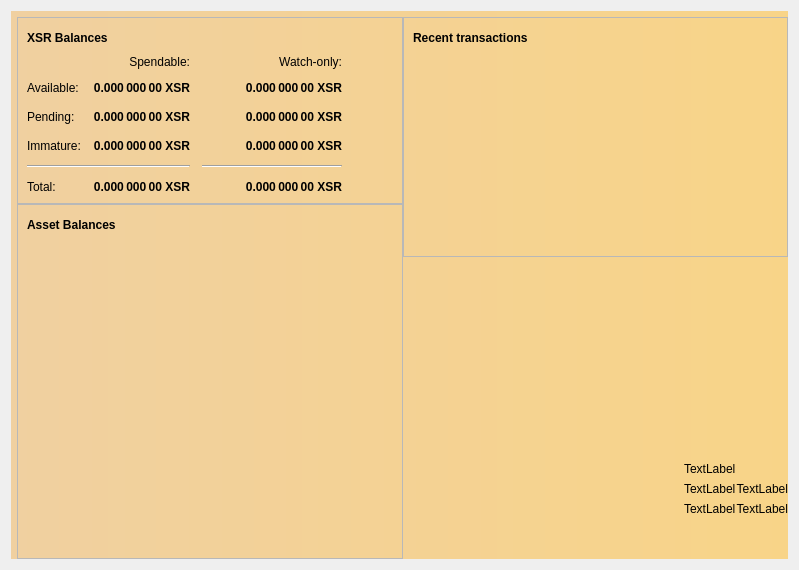
<?xml version="1.0" encoding="UTF-8"?>
<ui version="4.0">
 <class>OverviewPage</class>
 <widget class="QWidget" name="OverviewPage">
  <property name="geometry">
   <rect>
    <x>0</x>
    <y>0</y>
    <width>799</width>
    <height>570</height>
   </rect>
  </property>
  <property name="windowTitle">
   <string>Form</string>
  </property>
  <layout class="QGridLayout" name="gridLayout_3">
   <item row="0" column="0" rowspan="2" colspan="2">
    <widget class="QLabel" name="labelAlerts">
     <property name="visible">
      <bool>true</bool>
     </property>
     <property name="styleSheet">
      <string notr="true">QLabel { background-color: qlineargradient(x1: 0, y1: 0, x2: 1, y2: 0, stop:0 #F0D0A0, stop:1 #F8D488); color:#000000; }</string>
     </property>
     <property name="wordWrap">
      <bool>true</bool>
     </property>
     <property name="margin">
      <number>3</number>
     </property>
     <property name="textInteractionFlags">
      <set>Qt::TextSelectableByMouse</set>
     </property>
    </widget>
   </item>
   <item row="1" column="1">
    <layout class="QHBoxLayout" name="horizontalLayout" stretch="0,0">
     <property name="spacing">
      <number>0</number>
     </property>
     <property name="sizeConstraint">
      <enum>QLayout::SetMaximumSize</enum>
     </property>
     <item>
      <layout class="QVBoxLayout" name="verticalLayout_2">
       <item>
        <widget class="QFrame" name="frame">
         <property name="frameShape">
          <enum>QFrame::StyledPanel</enum>
         </property>
         <property name="frameShadow">
          <enum>QFrame::Raised</enum>
         </property>
         <layout class="QVBoxLayout" name="verticalLayout_4">
          <item>
           <layout class="QHBoxLayout" name="horizontalLayout_4">
            <item>
             <widget class="QLabel" name="label_5">
              <property name="font">
               <font>
                <weight>75</weight>
                <bold>true</bold>
               </font>
              </property>
              <property name="text">
               <string>XSR Balances</string>
              </property>
             </widget>
            </item>
            <item>
             <widget class="QPushButton" name="labelWalletStatus">
              <property name="enabled">
               <bool>true</bool>
              </property>
              <property name="maximumSize">
               <size>
                <width>30</width>
                <height>16777215</height>
               </size>
              </property>
              <property name="toolTip">
               <string>The displayed information may be out of date. Your wallet automatically synchronizes with the Sucrecoin network after a connection is established, but this process has not completed yet.</string>
              </property>
              <property name="text">
               <string/>
              </property>
              <property name="icon">
               <iconset>
                <normaloff>:/icons/warning</normaloff>
                <disabledoff>:/icons/warning</disabledoff>:/icons/warning</iconset>
              </property>
              <property name="iconSize">
               <size>
                <width>24</width>
                <height>24</height>
               </size>
              </property>
              <property name="flat">
               <bool>true</bool>
              </property>
             </widget>
            </item>
            <item>
             <spacer name="horizontalSpacer_3">
              <property name="orientation">
               <enum>Qt::Horizontal</enum>
              </property>
              <property name="sizeHint" stdset="0">
               <size>
                <width>40</width>
                <height>20</height>
               </size>
              </property>
             </spacer>
            </item>
           </layout>
          </item>
          <item>
           <layout class="QGridLayout" name="gridLayout">
            <property name="spacing">
             <number>12</number>
            </property>
            <item row="1" column="1">
             <widget class="QLabel" name="labelBalance">
              <property name="font">
               <font>
                <weight>75</weight>
                <bold>true</bold>
               </font>
              </property>
              <property name="cursor">
               <cursorShape>IBeamCursor</cursorShape>
              </property>
              <property name="toolTip">
               <string>Your current spendable balance</string>
              </property>
              <property name="text">
               <string notr="true">0.000 000 00 XSR</string>
              </property>
              <property name="alignment">
               <set>Qt::AlignRight|Qt::AlignTrailing|Qt::AlignVCenter</set>
              </property>
              <property name="textInteractionFlags">
               <set>Qt::LinksAccessibleByMouse|Qt::TextSelectableByKeyboard|Qt::TextSelectableByMouse</set>
              </property>
             </widget>
            </item>
            <item row="1" column="0">
             <widget class="QLabel" name="labelBalanceText">
              <property name="text">
               <string>Available:</string>
              </property>
             </widget>
            </item>
            <item row="3" column="2">
             <widget class="QLabel" name="labelWatchImmature">
              <property name="font">
               <font>
                <weight>75</weight>
                <bold>true</bold>
               </font>
              </property>
              <property name="cursor">
               <cursorShape>IBeamCursor</cursorShape>
              </property>
              <property name="toolTip">
               <string>Mined balance in watch-only addresses that has not yet matured</string>
              </property>
              <property name="text">
               <string notr="true">0.000 000 00 XSR</string>
              </property>
              <property name="alignment">
               <set>Qt::AlignRight|Qt::AlignTrailing|Qt::AlignVCenter</set>
              </property>
              <property name="textInteractionFlags">
               <set>Qt::LinksAccessibleByMouse|Qt::TextSelectableByKeyboard|Qt::TextSelectableByMouse</set>
              </property>
             </widget>
            </item>
            <item row="2" column="3">
             <spacer name="horizontalSpacer_2">
              <property name="orientation">
               <enum>Qt::Horizontal</enum>
              </property>
              <property name="sizeHint" stdset="0">
               <size>
                <width>40</width>
                <height>20</height>
               </size>
              </property>
             </spacer>
            </item>
            <item row="5" column="0">
             <widget class="QLabel" name="labelTotalText">
              <property name="text">
               <string>Total:</string>
              </property>
             </widget>
            </item>
            <item row="2" column="0">
             <widget class="QLabel" name="labelPendingText">
              <property name="text">
               <string>Pending:</string>
              </property>
             </widget>
            </item>
            <item row="5" column="2">
             <widget class="QLabel" name="labelWatchTotal">
              <property name="font">
               <font>
                <weight>75</weight>
                <bold>true</bold>
               </font>
              </property>
              <property name="cursor">
               <cursorShape>IBeamCursor</cursorShape>
              </property>
              <property name="toolTip">
               <string>Current total balance in watch-only addresses</string>
              </property>
              <property name="text">
               <string notr="true">0.000 000 00 XSR</string>
              </property>
              <property name="alignment">
               <set>Qt::AlignRight|Qt::AlignTrailing|Qt::AlignVCenter</set>
              </property>
              <property name="textInteractionFlags">
               <set>Qt::LinksAccessibleByMouse|Qt::TextSelectableByKeyboard|Qt::TextSelectableByMouse</set>
              </property>
             </widget>
            </item>
            <item row="2" column="1">
             <widget class="QLabel" name="labelUnconfirmed">
              <property name="font">
               <font>
                <weight>75</weight>
                <bold>true</bold>
               </font>
              </property>
              <property name="cursor">
               <cursorShape>IBeamCursor</cursorShape>
              </property>
              <property name="toolTip">
               <string>Total of transactions that have yet to be confirmed, and do not yet count toward the spendable balance</string>
              </property>
              <property name="text">
               <string notr="true">0.000 000 00 XSR</string>
              </property>
              <property name="alignment">
               <set>Qt::AlignRight|Qt::AlignTrailing|Qt::AlignVCenter</set>
              </property>
              <property name="textInteractionFlags">
               <set>Qt::LinksAccessibleByMouse|Qt::TextSelectableByKeyboard|Qt::TextSelectableByMouse</set>
              </property>
             </widget>
            </item>
            <item row="1" column="2">
             <widget class="QLabel" name="labelWatchAvailable">
              <property name="font">
               <font>
                <weight>75</weight>
                <bold>true</bold>
               </font>
              </property>
              <property name="cursor">
               <cursorShape>IBeamCursor</cursorShape>
              </property>
              <property name="toolTip">
               <string>Your current balance in watch-only addresses</string>
              </property>
              <property name="text">
               <string notr="true">0.000 000 00 XSR</string>
              </property>
              <property name="alignment">
               <set>Qt::AlignRight|Qt::AlignTrailing|Qt::AlignVCenter</set>
              </property>
              <property name="textInteractionFlags">
               <set>Qt::LinksAccessibleByMouse|Qt::TextSelectableByKeyboard|Qt::TextSelectableByMouse</set>
              </property>
             </widget>
            </item>
            <item row="2" column="2">
             <widget class="QLabel" name="labelWatchPending">
              <property name="font">
               <font>
                <weight>75</weight>
                <bold>true</bold>
               </font>
              </property>
              <property name="cursor">
               <cursorShape>IBeamCursor</cursorShape>
              </property>
              <property name="toolTip">
               <string>Unconfirmed transactions to watch-only addresses</string>
              </property>
              <property name="text">
               <string notr="true">0.000 000 00 XSR</string>
              </property>
              <property name="alignment">
               <set>Qt::AlignRight|Qt::AlignTrailing|Qt::AlignVCenter</set>
              </property>
              <property name="textInteractionFlags">
               <set>Qt::LinksAccessibleByMouse|Qt::TextSelectableByKeyboard|Qt::TextSelectableByMouse</set>
              </property>
             </widget>
            </item>
            <item row="3" column="1">
             <widget class="QLabel" name="labelImmature">
              <property name="font">
               <font>
                <weight>75</weight>
                <bold>true</bold>
               </font>
              </property>
              <property name="cursor">
               <cursorShape>IBeamCursor</cursorShape>
              </property>
              <property name="toolTip">
               <string>Mined balance that has not yet matured</string>
              </property>
              <property name="text">
               <string notr="true">0.000 000 00 XSR</string>
              </property>
              <property name="alignment">
               <set>Qt::AlignRight|Qt::AlignTrailing|Qt::AlignVCenter</set>
              </property>
              <property name="textInteractionFlags">
               <set>Qt::LinksAccessibleByMouse|Qt::TextSelectableByKeyboard|Qt::TextSelectableByMouse</set>
              </property>
             </widget>
            </item>
            <item row="0" column="2">
             <widget class="QLabel" name="labelWatchonly">
              <property name="text">
               <string>Watch-only:</string>
              </property>
              <property name="alignment">
               <set>Qt::AlignRight|Qt::AlignTrailing|Qt::AlignVCenter</set>
              </property>
             </widget>
            </item>
            <item row="4" column="0" colspan="2">
             <widget class="Line" name="line">
              <property name="orientation">
               <enum>Qt::Horizontal</enum>
              </property>
             </widget>
            </item>
            <item row="4" column="2">
             <widget class="Line" name="lineWatchBalance">
              <property name="sizePolicy">
               <sizepolicy hsizetype="Preferred" vsizetype="Fixed">
                <horstretch>0</horstretch>
                <verstretch>0</verstretch>
               </sizepolicy>
              </property>
              <property name="minimumSize">
               <size>
                <width>140</width>
                <height>0</height>
               </size>
              </property>
              <property name="orientation">
               <enum>Qt::Horizontal</enum>
              </property>
             </widget>
            </item>
            <item row="5" column="1">
             <widget class="QLabel" name="labelTotal">
              <property name="font">
               <font>
                <weight>75</weight>
                <bold>true</bold>
               </font>
              </property>
              <property name="cursor">
               <cursorShape>IBeamCursor</cursorShape>
              </property>
              <property name="toolTip">
               <string>Your current total balance</string>
              </property>
              <property name="text">
               <string notr="true">0.000 000 00 XSR</string>
              </property>
              <property name="alignment">
               <set>Qt::AlignRight|Qt::AlignTrailing|Qt::AlignVCenter</set>
              </property>
              <property name="textInteractionFlags">
               <set>Qt::LinksAccessibleByMouse|Qt::TextSelectableByKeyboard|Qt::TextSelectableByMouse</set>
              </property>
             </widget>
            </item>
            <item row="0" column="1">
             <widget class="QLabel" name="labelSpendable">
              <property name="text">
               <string>Spendable:</string>
              </property>
              <property name="alignment">
               <set>Qt::AlignRight|Qt::AlignTrailing|Qt::AlignVCenter</set>
              </property>
             </widget>
            </item>
            <item row="3" column="0">
             <widget class="QLabel" name="labelImmatureText">
              <property name="text">
               <string>Immature:</string>
              </property>
             </widget>
            </item>
           </layout>
          </item>
         </layout>
        </widget>
       </item>
       <item>
        <widget class="QFrame" name="frame_3">
         <property name="frameShape">
          <enum>QFrame::StyledPanel</enum>
         </property>
         <property name="frameShadow">
          <enum>QFrame::Raised</enum>
         </property>
         <layout class="QVBoxLayout" name="verticalLayout_5">
          <item>
           <layout class="QHBoxLayout" name="assetBalanceHorizontalLayout">
            <item>
             <widget class="QLabel" name="assetBalanceLabel">
              <property name="font">
               <font>
                <weight>75</weight>
                <bold>true</bold>
               </font>
              </property>
              <property name="text">
               <string>Asset Balances</string>
              </property>
             </widget>
            </item>
            <item>
             <widget class="QPushButton" name="labelAssetStatus">
              <property name="enabled">
               <bool>true</bool>
              </property>
              <property name="maximumSize">
               <size>
                <width>30</width>
                <height>16777215</height>
               </size>
              </property>
              <property name="toolTip">
               <string>The displayed information may be out of date. Your wallet automatically synchronizes with the Sucrecoin network after a connection is established, but this process has not completed yet.</string>
              </property>
              <property name="text">
               <string/>
              </property>
              <property name="icon">
               <iconset>
                <normaloff>:/icons/warning</normaloff>
                <disabledoff>:/icons/warning</disabledoff>:/icons/warning</iconset>
              </property>
              <property name="iconSize">
               <size>
                <width>24</width>
                <height>24</height>
               </size>
              </property>
              <property name="flat">
               <bool>true</bool>
              </property>
             </widget>
            </item>
            <item>
             <spacer name="horizontalSpacer_4">
              <property name="orientation">
               <enum>Qt::Horizontal</enum>
              </property>
              <property name="sizeHint" stdset="0">
               <size>
                <width>40</width>
                <height>20</height>
               </size>
              </property>
             </spacer>
            </item>
           </layout>
          </item>
          <item>
           <widget class="QTableView" name="listAssets">
            <property name="sizePolicy">
             <sizepolicy hsizetype="Expanding" vsizetype="Expanding">
              <horstretch>0</horstretch>
              <verstretch>0</verstretch>
             </sizepolicy>
            </property>
            <property name="styleSheet">
             <string notr="true">QTableView { background: transparent; }</string>
            </property>
            <property name="sizeAdjustPolicy">
             <enum>QAbstractScrollArea::AdjustIgnored</enum>
            </property>
            <property name="selectionMode">
             <enum>QAbstractItemView::NoSelection</enum>
            </property>
            <property name="selectionBehavior">
             <enum>QAbstractItemView::SelectColumns</enum>
            </property>
            <property name="showGrid">
             <bool>true</bool>
            </property>
            <property name="cornerButtonEnabled">
             <bool>false</bool>
            </property>
            <attribute name="horizontalHeaderVisible">
             <bool>true</bool>
            </attribute>
            <attribute name="horizontalHeaderStretchLastSection">
             <bool>true</bool>
            </attribute>
            <attribute name="verticalHeaderVisible">
             <bool>false</bool>
            </attribute>
           </widget>
          </item>
          <item>
           <spacer name="verticalSpacer">
            <property name="orientation">
             <enum>Qt::Vertical</enum>
            </property>
            <property name="sizeHint" stdset="0">
             <size>
              <width>20</width>
              <height>40</height>
             </size>
            </property>
           </spacer>
          </item>
         </layout>
        </widget>
       </item>
      </layout>
     </item>
     <item>
      <layout class="QVBoxLayout" name="verticalLayout_3">
       <item>
        <widget class="QFrame" name="frame_2">
         <property name="frameShape">
          <enum>QFrame::StyledPanel</enum>
         </property>
         <property name="frameShadow">
          <enum>QFrame::Raised</enum>
         </property>
         <layout class="QGridLayout" name="gridLayout_2">
          <item row="0" column="0">
           <layout class="QHBoxLayout" name="horizontalLayout_2">
            <item>
             <widget class="QLabel" name="label_4">
              <property name="font">
               <font>
                <weight>75</weight>
                <bold>true</bold>
               </font>
              </property>
              <property name="text">
               <string>Recent transactions</string>
              </property>
             </widget>
            </item>
            <item>
             <widget class="QPushButton" name="labelTransactionsStatus">
              <property name="enabled">
               <bool>true</bool>
              </property>
              <property name="maximumSize">
               <size>
                <width>30</width>
                <height>16777215</height>
               </size>
              </property>
              <property name="toolTip">
               <string>The displayed information may be out of date. Your wallet automatically synchronizes with the Sucrecoin network after a connection is established, but this process has not completed yet.</string>
              </property>
              <property name="text">
               <string/>
              </property>
              <property name="icon">
               <iconset>
                <normaloff>:/icons/warning</normaloff>
                <disabledoff>:/icons/warning</disabledoff>:/icons/warning</iconset>
              </property>
              <property name="iconSize">
               <size>
                <width>24</width>
                <height>24</height>
               </size>
              </property>
              <property name="flat">
               <bool>true</bool>
              </property>
             </widget>
            </item>
            <item>
             <spacer name="horizontalSpacer">
              <property name="orientation">
               <enum>Qt::Horizontal</enum>
              </property>
              <property name="sizeHint" stdset="0">
               <size>
                <width>40</width>
                <height>20</height>
               </size>
              </property>
             </spacer>
            </item>
           </layout>
          </item>
          <item row="1" column="0">
           <widget class="QListView" name="listTransactions">
            <property name="styleSheet">
             <string notr="true">QListView { background: transparent; }</string>
            </property>
            <property name="frameShape">
             <enum>QFrame::NoFrame</enum>
            </property>
            <property name="verticalScrollBarPolicy">
             <enum>Qt::ScrollBarAlwaysOff</enum>
            </property>
            <property name="horizontalScrollBarPolicy">
             <enum>Qt::ScrollBarAlwaysOff</enum>
            </property>
            <property name="selectionMode">
             <enum>QAbstractItemView::NoSelection</enum>
            </property>
           </widget>
          </item>
         </layout>
        </widget>
       </item>
       <item>
        <spacer name="verticalSpacer_2">
         <property name="orientation">
          <enum>Qt::Vertical</enum>
         </property>
         <property name="sizeHint" stdset="0">
          <size>
           <width>20</width>
           <height>40</height>
          </size>
         </property>
        </spacer>
       </item>
       <item>
        <layout class="QHBoxLayout" name="horizontalLayout_3"/>
       </item>
       <item>
        <layout class="QGridLayout" name="gridLayout_4" columnminimumwidth="0,0,0,0">
         <item row="3" column="2">
          <widget class="QLabel" name="assetInfoPercentageLabel">
           <property name="text">
            <string>TextLabel</string>
           </property>
           <property name="alignment">
            <set>Qt::AlignLeading|Qt::AlignLeft|Qt::AlignVCenter</set>
           </property>
          </widget>
         </item>
         <item row="1" column="2">
          <widget class="QLabel" name="assetInfoStatusLabel">
           <property name="text">
            <string>TextLabel</string>
           </property>
           <property name="alignment">
            <set>Qt::AlignLeading|Qt::AlignLeft|Qt::AlignVCenter</set>
           </property>
          </widget>
         </item>
         <item row="3" column="3">
          <widget class="QLabel" name="assetInfoPercentageValue">
           <property name="text">
            <string>TextLabel</string>
           </property>
           <property name="alignment">
            <set>Qt::AlignRight|Qt::AlignTrailing|Qt::AlignVCenter</set>
           </property>
          </widget>
         </item>
         <item row="0" column="3">
          <layout class="QHBoxLayout" name="horizontalLayout_5"/>
         </item>
         <item row="3" column="0">
          <spacer name="horizontalSpacer_7">
           <property name="orientation">
            <enum>Qt::Horizontal</enum>
           </property>
           <property name="sizeHint" stdset="0">
            <size>
             <width>40</width>
             <height>20</height>
            </size>
           </property>
          </spacer>
         </item>
         <item row="6" column="0">
          <spacer name="horizontalSpacer_9">
           <property name="orientation">
            <enum>Qt::Horizontal</enum>
           </property>
           <property name="sizeHint" stdset="0">
            <size>
             <width>40</width>
             <height>20</height>
            </size>
           </property>
          </spacer>
         </item>
         <item row="2" column="2">
          <widget class="QLabel" name="assetInfoBlockLabel">
           <property name="text">
            <string>TextLabel</string>
           </property>
           <property name="alignment">
            <set>Qt::AlignLeading|Qt::AlignLeft|Qt::AlignVCenter</set>
           </property>
          </widget>
         </item>
         <item row="0" column="0">
          <layout class="QHBoxLayout" name="horizontalLayout_6"/>
         </item>
         <item row="2" column="0">
          <spacer name="horizontalSpacer_6">
           <property name="orientation">
            <enum>Qt::Horizontal</enum>
           </property>
           <property name="sizeHint" stdset="0">
            <size>
             <width>40</width>
             <height>20</height>
            </size>
           </property>
          </spacer>
         </item>
         <item row="2" column="3">
          <widget class="QLabel" name="assetInfoBlockValue">
           <property name="text">
            <string>TextLabel</string>
           </property>
           <property name="alignment">
            <set>Qt::AlignRight|Qt::AlignTrailing|Qt::AlignVCenter</set>
           </property>
          </widget>
         </item>
         <item row="1" column="0">
          <spacer name="horizontalSpacer_5">
           <property name="orientation">
            <enum>Qt::Horizontal</enum>
           </property>
           <property name="sizeHint" stdset="0">
            <size>
             <width>40</width>
             <height>20</height>
            </size>
           </property>
          </spacer>
         </item>
         <item row="5" column="0">
          <spacer name="horizontalSpacer_8">
           <property name="orientation">
            <enum>Qt::Horizontal</enum>
           </property>
           <property name="sizeHint" stdset="0">
            <size>
             <width>40</width>
             <height>20</height>
            </size>
           </property>
          </spacer>
         </item>
         <item row="0" column="2">
          <widget class="QLabel" name="assetInfoTitleLabel">
           <property name="layoutDirection">
            <enum>Qt::LeftToRight</enum>
           </property>
           <property name="text">
            <string></string>
           </property>
           <property name="alignment">
            <set>Qt::AlignCenter</set>
           </property>
          </widget>
         </item>
         <item row="1" column="3">
          <widget class="QLabel" name="assetInfoStatusValue">
           <property name="text">
            <string></string>
           </property>
           <property name="alignment">
            <set>Qt::AlignRight|Qt::AlignTrailing|Qt::AlignVCenter</set>
           </property>
          </widget>
         </item>
         <item row="6" column="2">
          <widget class="QLabel" name="assetInfoPossibleLabel">
           <property name="text">
            <string></string>
           </property>
          </widget>
         </item>
         <item row="5" column="2">
          <widget class="QLabel" name="assetInfoBlocksLeftLabel">
           <property name="text">
            <string></string>
           </property>
          </widget>
         </item>
         <item row="6" column="3">
          <widget class="QLabel" name="assetInfoPossibleValue">
           <property name="text">
            <string></string>
           </property>
           <property name="alignment">
            <set>Qt::AlignRight|Qt::AlignTrailing|Qt::AlignVCenter</set>
           </property>
          </widget>
         </item>
         <item row="5" column="3">
          <widget class="QLabel" name="assetInfoBlocksLeftValue">
           <property name="text">
            <string></string>
           </property>
           <property name="alignment">
            <set>Qt::AlignRight|Qt::AlignTrailing|Qt::AlignVCenter</set>
           </property>
          </widget>
         </item>
        </layout>
       </item>
      </layout>
     </item>
    </layout>
   </item>
  </layout>
 </widget>
 <resources/>
 <connections/>
</ui>
